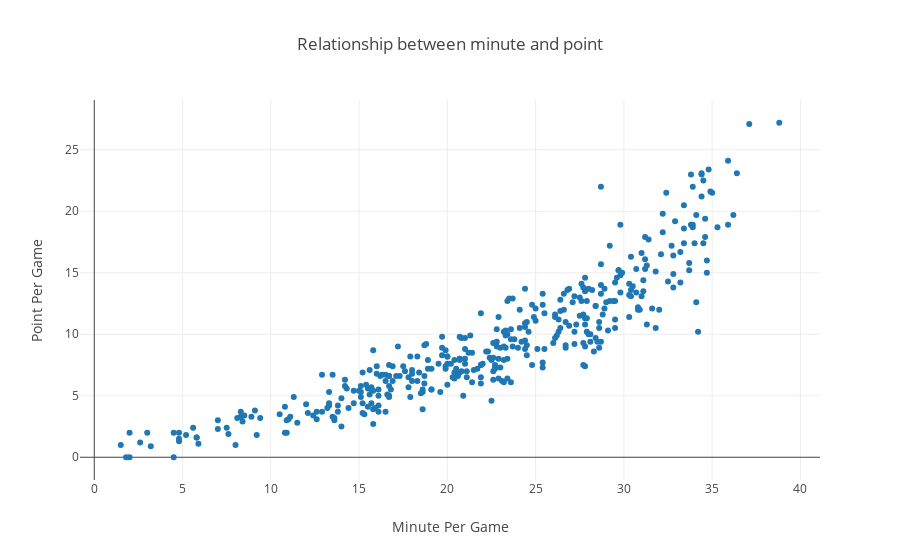

Notebook cell for this chart:
### Code cell
# plotting
pyo.iplot(fig)

### Figure 1 — Plotly figure (JSON) as saved in the notebook; plotly's stock layout.template omitted (floating-point values rounded to 4 significant figures; data arrays with more than 128 entries replaced by an {"elided": "..."} marker saying what was removed)
{"data": [{"mode": "markers", "type": "scatter", "uid": "2ee394dc-cc83-44d4-ab0d-f53f99ef0bec", "x": {"elided": "392 float values"}, "y": {"elided": "392 float values"}}], "layout": {"hovermode": "closest", "title": {"text": "Relationship between minute and point"}, "xaxis": {"title": {"text": "Minute Per Game"}}, "yaxis": {"title": {"text": "Point Per Game"}}}}
